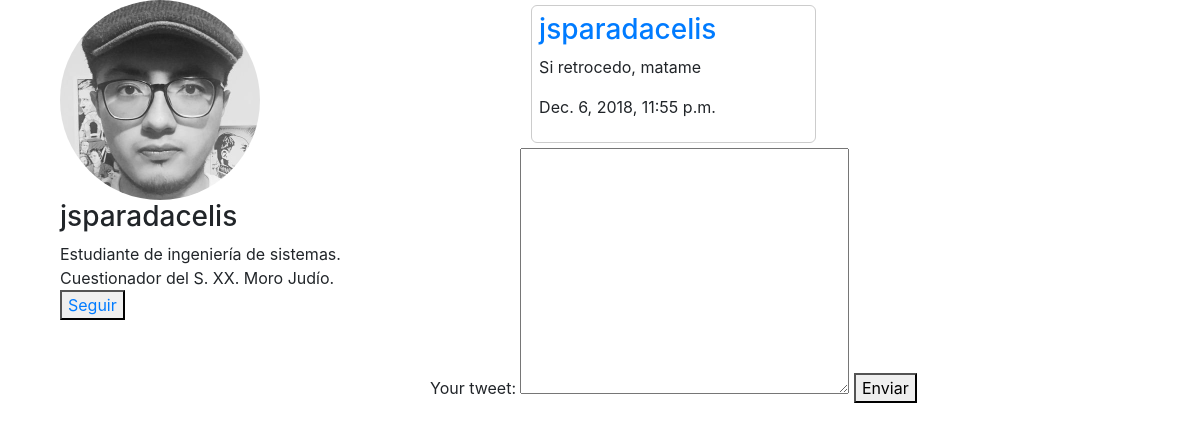
Before: /profile/1 with the older database file.
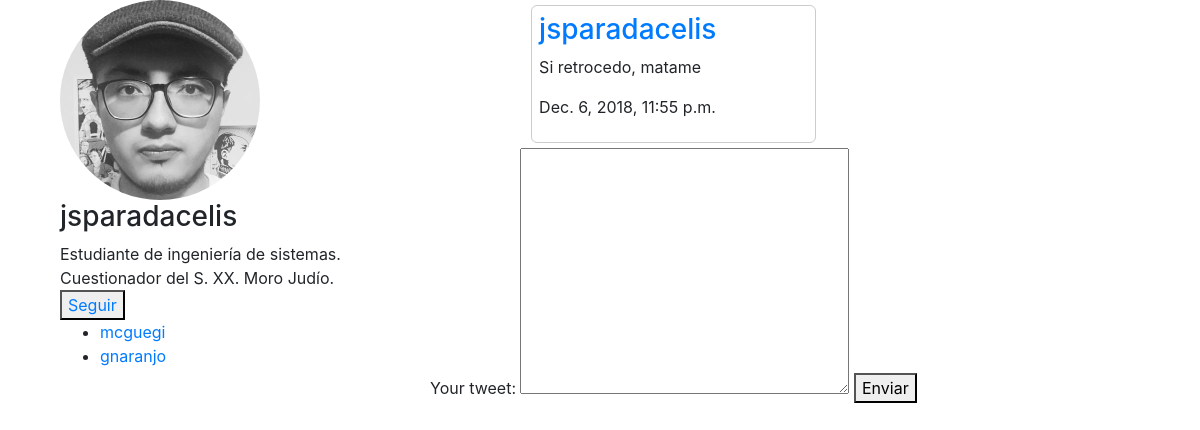
After: the same page with the newer database file.
### feed/models.py (models this page shows, shortened)
class Tweet(models.Model):
    perfil = models.ForeignKey("users.Perfil", on_delete=models.CASCADE)
    texto = models.CharField(max_length=140)
    f_escrito = models.DateTimeField(auto_now=True)

### users/models.py (models this page shows)
class Perfil(models.Model):
    user = models.OneToOneField(User, on_delete=models.CASCADE)
    foto_perfil = models.ImageField(
        upload_to="media/perfil",
        default = 'media/None/no-img.jpg'
    )
    foto_encabezado = models.ImageField(
        upload_to="media/encabezado",
        null=True
    )
    bio = models.CharField(max_length=300)
    f_nacimiento = models.DateField(auto_now=False, auto_now_add=False)
    f_creacion = models.DateTimeField(auto_now=True, auto_now_add=False)

class Follow(models.Model):
    perfil = models.ForeignKey(Perfil, related_name = "perfil", on_delete=models.CASCADE)
    seguidor = models.ForeignKey(Perfil, related_name="seguidor", on_delete=models.CASCADE)

### users/views.py (the view)
# urls.py: path("profile/<int:id>", view_profile, name="profile"),
def view_profile(request, id):
    profile = Perfil.objects.get(id=id)
    list_tweets = Tweet.objects.filter(perfil_id=id)
    list_followers = Follow.objects.filter(perfil = profile)
    return render(
        request,
        'users/profile.html',
        {
            "profile": profile,
            "list_tweets": list_tweets,
            "list_followers": list_followers
        }
    )

### templates/users/profile.html
{% extends 'base.html' %}
{% block content %}
<div class="row">
    <div class="container">
        <div class="col-md-4 profile-info" style="float:left">
            <img src="{{profile.foto_perfil.url}}" alt="">
            <h3>{{profile.user.username}}</h3>
            <span>
                {{profile.bio}}
            </span>
            <button><a href="{% url 'follow_profile' profile.id %}">Seguir</a></button>
            <ul>
                {% for follower in list_followers %}
                <li><a href="{% url 'profile' follower.seguidor.id %}">
                        {{follower.seguidor.user.username}}
                    </a></li>
                {% endfor %}
            </ul>
        </div>
        <div style="float:left">
            {% include 'posts/feed.html' %}
        </div>
    </div>
</div>
{% endblock content %}

### templates/posts/feed.html (shortened to what this page needs)
{% extends "base.html" %}
{% block content %}
<div class="row">
    <div class="container">
        <div class="col-lg-8 offset-2">
            {% for tweet in list_tweets %}
            <div class="tweet-container">
                <a href="{% url 'profile' tweet.perfil.id %}">
                    <h3>{{tweet.perfil.user.username}}</h3>
                </a>
                <p>{{tweet.texto}}</p>
                <p>{{tweet.f_escrito}}</p>
            </div>
            {% endfor %}
        </div>
        <form action="{% url 'send_tweet' %}" method="POST">
            <label for="content">Your tweet: </label>
            <textarea name="content" id="" cols="30" rows="10"></textarea>
            <button type="submit">Enviar</button>
        </form>
    </div>
</div>
{% endblock content %}

Changed rows visible on the page:
added Follow: seguidor.user.username "mcguegi"
added Follow: seguidor.user.username "gnaranjo"
